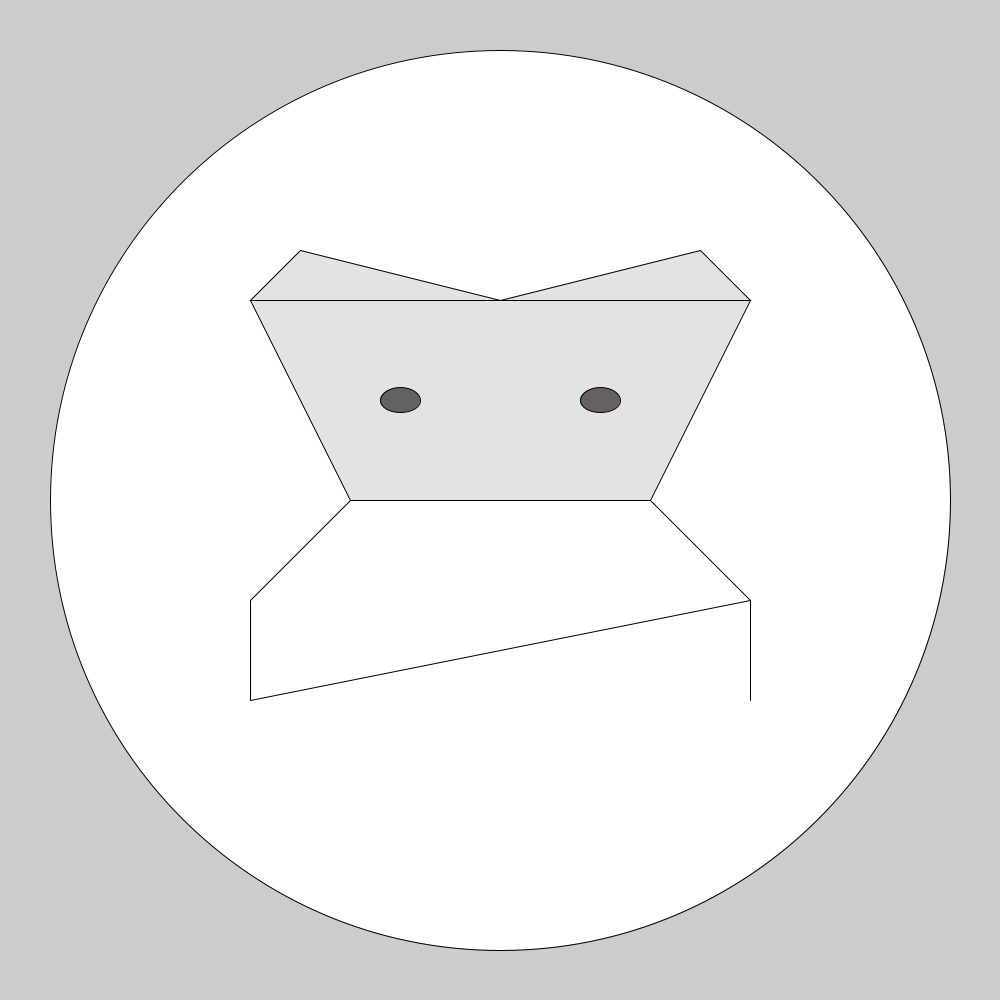
Frame 1 (no input)
Frame 60 (the mouse pressed at the canvas centre just before this capture): identical to frame 1, image omitted
Frame 120 (the mouse held since frame 60 and released just before this capture): identical to frame 1, image omitted

The Processing sketch that drew this single still picture (run headless with seeded random() and noise(); from frame 60 on, the mouse is pressed at the canvas centre):

// Processing sketch: functions
// ── functions.pde
void setup(){
  size (1000,1000);
  
  circle(500,500, 900);
  headTrapezoid (250, 300, 350, 500, 650, 500,  750, 300);
  eye (400, 400);
  eye (600, 400);
  headTriangle1 (250, 300, 300, 250, 500, 300);
  headTriangle1 (750, 300, 700, 250, 500, 300);
  line1(250, 600, 350, 500);
  line1(650, 500, 750, 600);
  line1(250, 700, 250, 600);
  line1(750, 700, 750, 600);
  line1(250, 700, 500, 650);
  line1(750, 600, 500, 650);
}

void draw (){
}

void eye( int x, int y){
  fill (103, 96, 99);
ellipse(x, y, 40, 25);
}

void headTriangle1 (int x1, int y1, int x2, int y2, int x3, int y3){
 fill (227, 227, 227);
  triangle(x1, y1, x2, y2, x3, y3); 
}

void headTrapezoid (int x1, int y1, int x2, int y2, int x3, int y3, int x4, int y4){
  fill (227, 227, 227);
  quad(x1, y1, x2, y2, x3, y3, x4, y4);
}

void bodyCircle (int x, int y){
  fill (227, 227, 227);
   circle (x, y, 800);
}

void line1(int x1, int y1, int x2, int y2){
  line(x1, y1, x2, y2);
}
